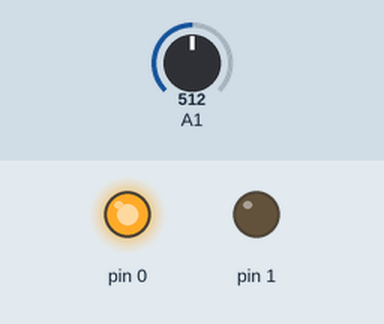
This sketch was run on a simulated Arduino Uno, built with avr-gcc and run on an emulated ATmega328P. On the bench: output pins drawn as LEDs (lit = HIGH). The test bench sets the inputs (shaded band); at power-on: A1 = 512.

Above: at 4.8 s.
4.9 s: A1 set to 1005
7.9 s: A1 set to 1023
At 8.8 s:
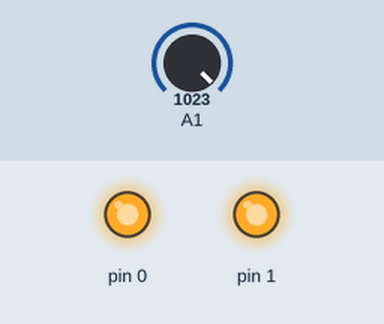
14.3 s: A1 set to 900
At 15.4 s:
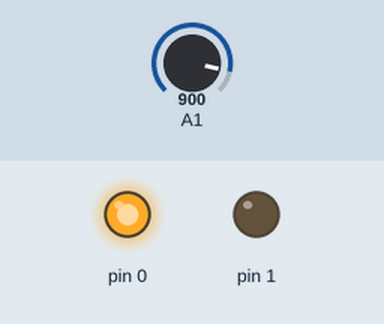
Timing chart, 0 to 17.3 s (numbered marks = the images above; inputs shaded):
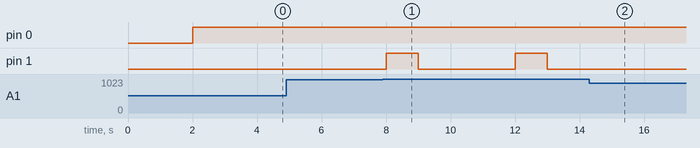

The sketch:

sketch_aug13a.ino
```cpp
void setup() {
  pinMode(1, OUTPUT);
  pinMode(0, OUTPUT);


}

void loop() {
  delay(2000);
  digitalWrite(0, HIGH);
  if (analogRead(A1) == 1023){
  digitalWrite(1, HIGH);
  delay(1000);
  digitalWrite(1, LOW);
  delay(1000);
  }

}
```

Measured:
- the behaviour switches between 1022 and 1023 on A1 (found by bisection; images 0 and 1)
- after the input at 4.9 s, every drawn part: stays the same
- after the input at 7.9 s, pin 1: alternates HIGH for 1.0 s and LOW for 3.0 s, starting after 0.10 s
- after the input at 14.3 s, pin 1: stops changing and stays LOW
